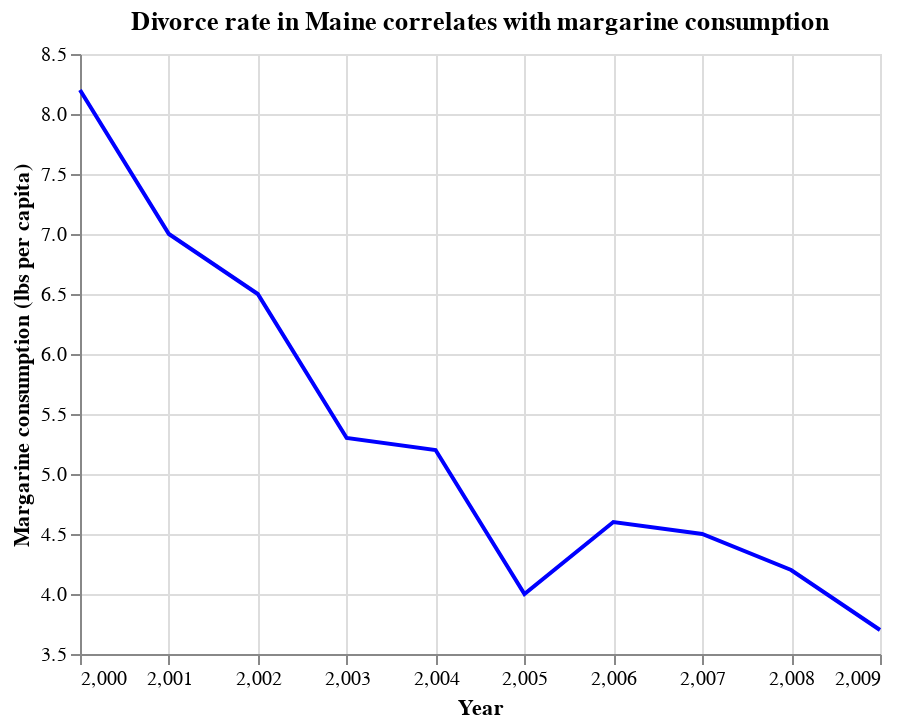

Write notebook code for a chart like this one.
### Code cell
marg_vs_time = (
    alt.Chart(
        should_have_bought_butter,
        title="Divorce rate in Maine correlates with margarine consumption",
    )
    .mark_line(color="blue")
    .encode(
        x=alt.X("year", title="Year"),
        y=alt.Y(
            "margarine_consumption", title="Margarine consumption (lbs per capita)", scale=alt.Scale(zero=False)
        ),
    )
)
marg_vs_time

### Figure 1 — Vega-Lite specification as saved in the notebook (floating-point values rounded to 4 significant figures)
{"config": {"view": {"continuousWidth": 400, "continuousHeight": 300}}, "data": {"name": "data-de09336ee52942bca3822a378ff98ae1"}, "mark": {"type": "line", "color": "blue"}, "encoding": {"x": {"field": "year", "title": "Year", "type": "quantitative"}, "y": {"field": "margarine_consumption", "scale": {"zero": false}, "title": "Margarine consumption (lbs per capita)", "type": "quantitative"}}, "title": "Divorce rate in Maine correlates with margarine consumption", "$schema": "https://vega.github.io/schema/vega-lite/v4.17.0.json", "datasets": {"data-de09336ee52942bca3822a378ff98ae1": [{"margarine_consumption": 8.2, "maine_divorce_rate": 5.0, "year": 2000}, {"margarine_consumption": 7.0, "maine_divorce_rate": 4.7, "year": 2001}, {"margarine_consumption": 6.5, "maine_divorce_rate": 4.6, "year": 2002}, {"margarine_consumption": 5.3, "maine_divorce_rate": 4.4, "year": 2003}, {"margarine_consumption": 5.2, "maine_divorce_rate": 4.3, "year": 2004}, {"margarine_consumption": 4.0, "maine_divorce_rate": 4.1, "year": 2005}, {"margarine_consumption": 4.6, "maine_divorce_rate": 4.2, "year": 2006}, {"margarine_consumption": 4.5, "maine_divorce_rate": 4.2, "year": 2007}, {"margarine_consumption": 4.2, "maine_divorce_rate": 4.2, "year": 2008}, {"margarine_consumption": 3.7, "maine_divorce_rate": 4.1, "year": 2009}]}}
